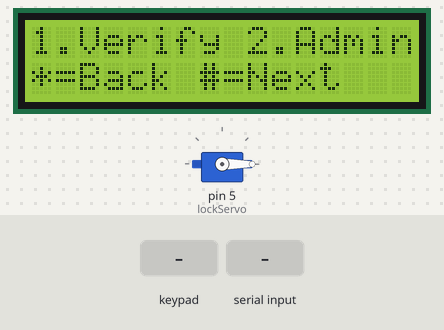
A sketch run on a simulated Arduino Uno, built with avr-gcc and run on an emulated ATmega328P. On the bench: 16×2 character LCD, servo. Wiring (inferred from the names in the program): 4×3 keypad with keys 1 2 3 4 5 6 7 8 9 * 0 #: rows pin 9, pin 8, pin 7, pin 6; columns pin 12, pin 11, pin 10. The test bench sets the inputs (shaded band).

Above: at 1.2 s.
1.3 s: keypad keys 2 4 2 6 2 5 # pressed 0.4 s apart
At 4.4 s:
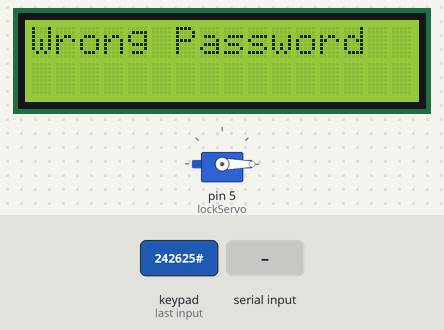
5.6 s: key '1' pressed
At 7.0 s:
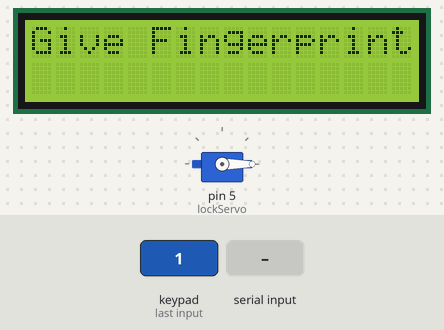
7.3 s: "1\n" received over Serial
At 7.6 s:
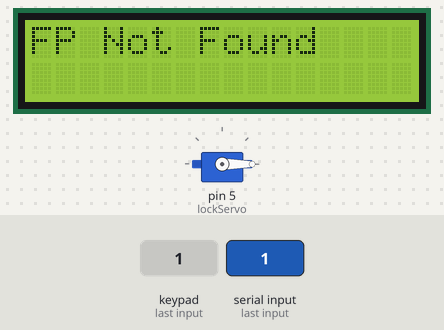
10.3 s: key '2' pressed
At 11.7 s:
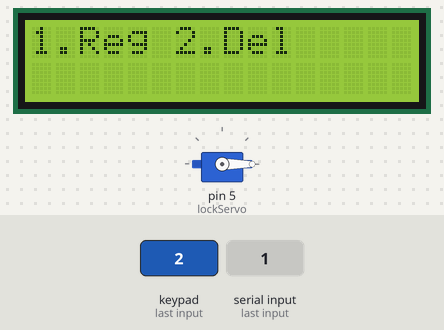
12.0 s: keypad keys 2 4 2 6 2 5 pressed 0.4 s apart
At 14.6 s:
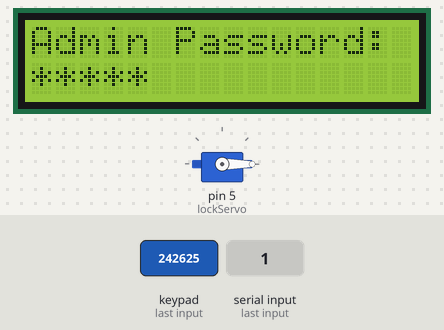
15.9 s: keypad keys 2 4 2 6 2 5 * pressed 0.4 s apart
At 19.0 s:
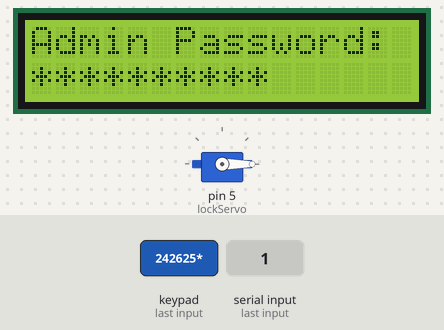
Timing chart, 0 to 20.5 s (numbered marks = the images above; inputs shaded):
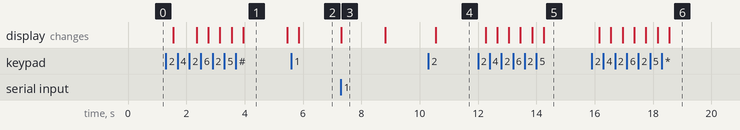

Measured:
- after the input at 1.3 s, the display: first changes after 0.26 s (image 1 shows a later state)
- after the input at 5.6 s, the display: changes after 0.26 s (image 2)
- after the input at 7.3 s, the display: changes at once (image 3)
- after the input at 10.3 s, the display: changes after 0.26 s (image 4)
- after the input at 12.0 s, the display: first changes after 0.26 s (image 5 shows a later state)
- after the input at 15.9 s, the display: first changes after 0.25 s (image 6 shows a later state)
- what the display in image 1 shows lasts 1.5 s, from 4.0 s to 5.5 s

The sketch:

sim1.ino
```cpp
#include <LiquidCrystal.h>
#include <Servo.h>
#include <EEPROM.h> // added

/* ---------- LCD ---------- */
LiquidCrystal lcd(A4, A5, A3, A2, A1, A0);

/* ---------- SERVO ---------- */
Servo lockServo;

/* ---------- Keypad Pins ---------- */
const byte rowPins[4] = {9, 8, 7, 6};
const byte colPins[3] = {12, 11, 10};

char keys[4][3] = {
  {'1', '2', '3'},
  {'4', '5', '6'},
  {'7', '8', '9'},
  {'*', '0', '#'}
};

/* ---------- Admin Password ---------- */
const String ADMIN_PASSWORD = "242625";

/* ---------- User Database ---------- */
const int maxUsers = 5;
String userFP[maxUsers];
String userPass[maxUsers];
String userCode[maxUsers];
int userCount = 0;

/* ---------- State Machine ---------- */
enum State {
  MENU,
  FINGERPRINT_LOGIN,
  VERIFY_PASS,
  ADMIN_MENU,
  REGISTER_FP,
  REGISTER_PASS,
  DELETE_FP,          // kept but NOT used
  ADMIN_VERIFY_PASS,
  DELETE_BY_ID        // NEW
};

State currentState = MENU;

String inputBuffer = "";
int matchedIndex = -1;

/* ---------- EEPROM Helpers ---------- */
void saveToEEPROM() {
  EEPROM.put(0, userCount);
  for (int i = 0; i < maxUsers; i++) {
    char fp[50]; userFP[i].toCharArray(fp, 50); EEPROM.put(10 + i*50, fp);
    char pass[20]; userPass[i].toCharArray(pass, 20); EEPROM.put(260 + i*20, pass);
    char code[10]; userCode[i].toCharArray(code, 10); EEPROM.put(360 + i*10, code);
  }
}

void loadFromEEPROM() {
  EEPROM.get(0, userCount);
  if (userCount < 0 || userCount > maxUsers) userCount = 0;
  for (int i = 0; i < userCount; i++) {
    char fp[50]; EEPROM.get(10 + i*50, fp); userFP[i] = String(fp);
    char pass[20]; EEPROM.get(260 + i*20, pass); userPass[i] = String(pass);
    char code[10]; EEPROM.get(360 + i*10, code); userCode[i] = String(code);
  }
}

/* ---------- Helpers ---------- */
String readFingerprintLine() {
  String fp = Serial.readStringUntil('\n');
  if (fp.length() == 0) fp = Serial.readStringUntil('\r');
  fp.trim();
  return fp;
}

String formatID(int num) {
  char buf[5];
  sprintf(buf, "%04d", num);
  return String(buf);
}

void showHome() {
  lcd.clear();
  lcd.setCursor(0,0);
  lcd.print("1.Verify 2.Admin");
  lcd.setCursor(0,1);
  lcd.print("*=Back #=Next");
}

/* ---------- Setup ---------- */
void setup() {
  lcd.begin(16, 2);
  lockServo.attach(5);
  lockServo.write(0);

  Serial.begin(9600);

  for (int i = 0; i < 4; i++) pinMode(rowPins[i], INPUT_PULLUP);
  for (int j = 0; j < 3; j++) {
    pinMode(colPins[j], OUTPUT);
    digitalWrite(colPins[j], HIGH);
  }

  loadFromEEPROM(); // added
  resetToMenu();
}

/* ---------- Loop ---------- */
void loop() {

  if (Serial.available()) {
    String fp = readFingerprintLine();

    switch (currentState) {

      case MENU:
      case FINGERPRINT_LOGIN:
        matchedIndex = -1;
        for (int i = 0; i < userCount; i++) {
          if (userFP[i] == fp) {
            matchedIndex = i;
            break;
          }
        }

        if (matchedIndex != -1) {
          lcd.clear();
          lcd.setCursor(0,0);
          lcd.print("Enter Password:");
          inputBuffer = "";
          currentState = VERIFY_PASS;
        } else {
          lcd.clear();
          lcd.setCursor(0,0);
          lcd.print("FP Not Found");
          delay(1500);
          resetToMenu();
        }
        break;

      case REGISTER_FP:
        if (userCount < maxUsers) {
          userFP[userCount] = fp;
          userCode[userCount] = formatID(userCount + 1);
          lcd.clear();
          lcd.setCursor(0,0);
          lcd.print("Set Password:");
          inputBuffer = "";
          currentState = REGISTER_PASS;
        } else {
          lcd.clear();
          lcd.setCursor(0,0);
          lcd.print("DB Full");
          delay(1500);
          resetToMenu();
        }
        break;

      default:
        break;
    }
  }

  char key = scanKeypad();
  if (key != 0) handleKey(key);
}

/* ---------- Keypad Scanner ---------- */
char scanKeypad() {
  for (int col = 0; col < 3; col++) {
    digitalWrite(colPins[col], LOW);
    for (int row = 0; row < 4; row++) {
      if (digitalRead(rowPins[row]) == LOW) {
        digitalWrite(colPins[col], HIGH);
        delay(250);
        return keys[row][col];
      }
    }
    digitalWrite(colPins[col], HIGH);
  }
  return 0;
}

/* ---------- Key Handler ---------- */
void handleKey(char key) {

  switch (currentState) {

    case MENU:
      if (key == '1') {
        lcd.clear();
        lcd.setCursor(0,0);
        lcd.print("Give Fingerprint");
        currentState = FINGERPRINT_LOGIN;
      }
      else if (key == '2') {
        currentState = ADMIN_MENU;
        lcd.clear();
        lcd.setCursor(0,0);
        lcd.print("1.Reg 2.Del");
      }
      break;

    case VERIFY_PASS:
      if (key == '*') {
        if (inputBuffer.length() > 0)
          inputBuffer.remove(inputBuffer.length()-1);
      }
      else if (key == '#') {
        if (userPass[matchedIndex] == inputBuffer) {
          lcd.clear();
          lcd.setCursor(0,0);
          lcd.print("Welcome");
          lcd.setCursor(0,1);
          lcd.print(userCode[matchedIndex]);
          lockServo.write(90);
          delay(5000);
          lockServo.write(0);
        } else {
          lcd.clear();
          lcd.setCursor(0,0);
          lcd.print("Wrong Password");
          delay(1500);
        }
        resetToMenu();
      }
      else inputBuffer += key;
      break;

    case ADMIN_MENU:
      if (key == '1') {
        lcd.clear();
        lcd.setCursor(0,0);
        lcd.print("Give Fingerprint");
        currentState = REGISTER_FP;
      }
      else if (key == '2') {
        lcd.clear();
        lcd.setCursor(0,0);
        lcd.print("Admin Password:");
        inputBuffer = "";
        currentState = ADMIN_VERIFY_PASS;
      }
      else if (key == '*') resetToMenu();
      break;

    case ADMIN_VERIFY_PASS:
      if (key == '*') {
        if (inputBuffer.length() > 0)
          inputBuffer.remove(inputBuffer.length()-1);
      }
      else if (key == '#') {
        if (inputBuffer == ADMIN_PASSWORD) {
          lcd.clear();
          lcd.setCursor(0,0);
          lcd.print("Enter User ID:");
          inputBuffer = "";
          currentState = DELETE_BY_ID;
        } else {
          lcd.clear();
          lcd.setCursor(0,0);
          lcd.print("Wrong Password");
          delay(1500);
          resetToMenu();
        }
      }
      else inputBuffer += key;
      break;

    case DELETE_BY_ID:
      if (key == '*') {
        if (inputBuffer.length() > 0)
          inputBuffer.remove(inputBuffer.length()-1);
      }
      else if (key == '#') {
        bool found = false;
        for (int i = 0; i < userCount; i++) {
          if (userCode[i] == inputBuffer) {
            for (int j = i; j < userCount - 1; j++) {
              userFP[j]   = userFP[j+1];
              userPass[j] = userPass[j+1];
              userCode[j] = userCode[j+1];
            }
            userCount--;
            saveToEEPROM(); // added
            found = true;
            break;
          }
        }
        lcd.clear();
        lcd.setCursor(0,0);
        lcd.print(found ? "User Deleted" : "ID Not Found");
        delay(1500);
        resetToMenu();
      }
      else inputBuffer += key;
      break;

    case REGISTER_PASS:
      if (key == '*') {
        if (inputBuffer.length() > 0)
          inputBuffer.remove(inputBuffer.length()-1);
      }
      else if (key == '#') {
        if (inputBuffer.length() > 0) {
          userPass[userCount] = inputBuffer;
          userCount++;
          saveToEEPROM(); // added
          lcd.clear();
          lcd.setCursor(0,0);
          lcd.print("Registered ID");
          lcd.setCursor(0,1);
          lcd.print(userCode[userCount-1]);
          delay(2000);
        }
        resetToMenu();
      }
      else inputBuffer += key;
      break;

    default:
      break;
  }

  lcd.setCursor(0,1);
  lcd.print("                ");
  lcd.setCursor(0,1);
  for (int i = 0; i < inputBuffer.length(); i++) lcd.print('*');
}

/* ---------- Reset ---------- */
void resetToMenu() {
  currentState = MENU;
  inputBuffer = "";
  matchedIndex = -1;
  showHome();
}
```
